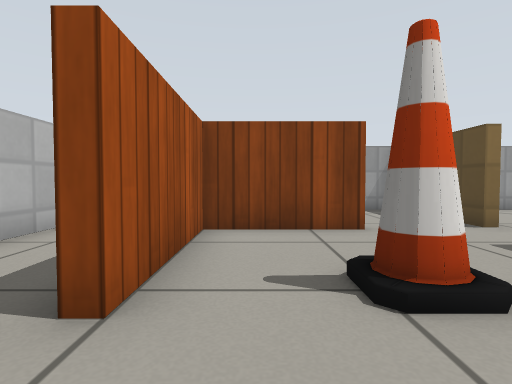
View 1 (above)

23 first-person views from a walk through a world built for the Gazebo simulator. The camera is 0.45 m above the floor, tilts 2° down and sees 80° across. The floor is counted in squares, 0.5 m on a side. Each view is taken from the middle of a square. On the plan, view 1 faces up. The plan holds only what a view shows up to about 11 squares ahead; the rest is blank. Gazebo's built-in surfaces are drawn with simple patterns.

View 2
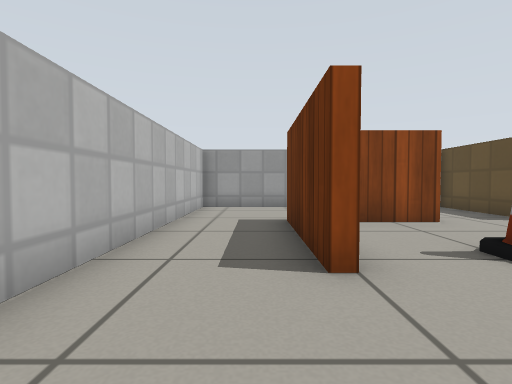

View 3
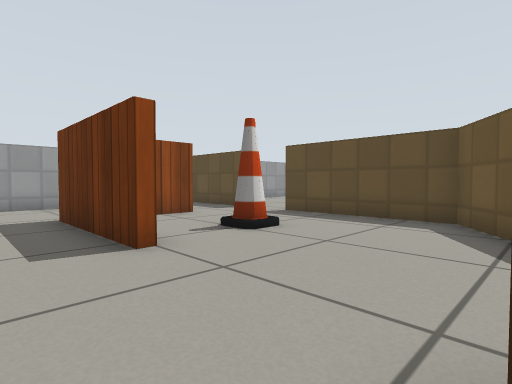

View 4
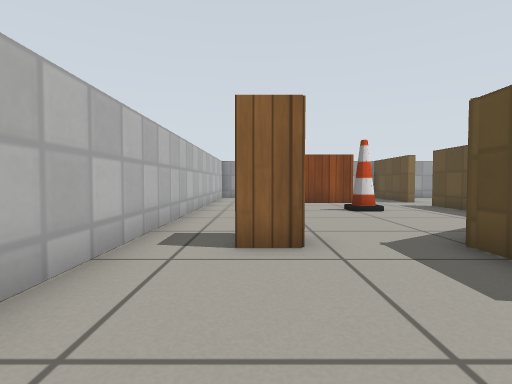

View 5
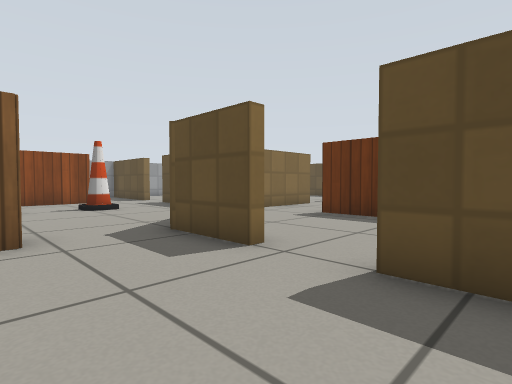

View 6
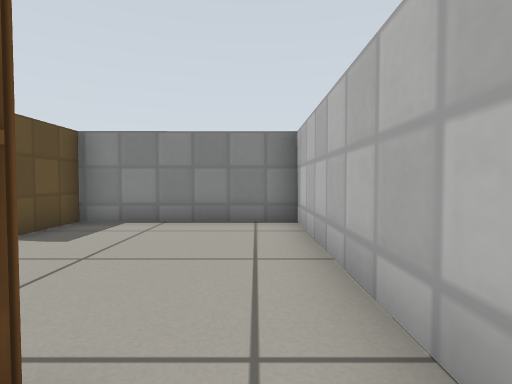

View 7
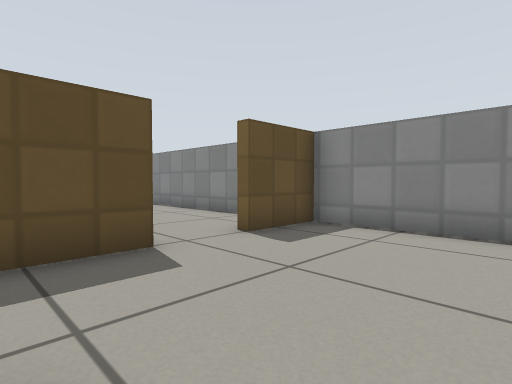

View 8
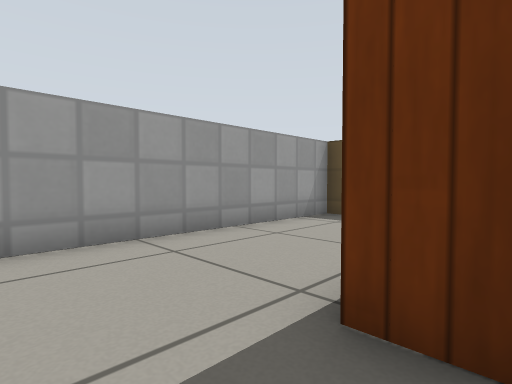

View 9
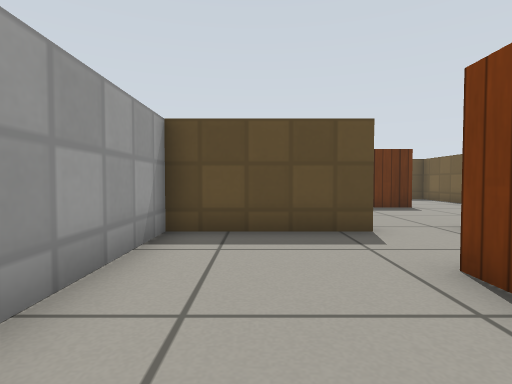

View 10
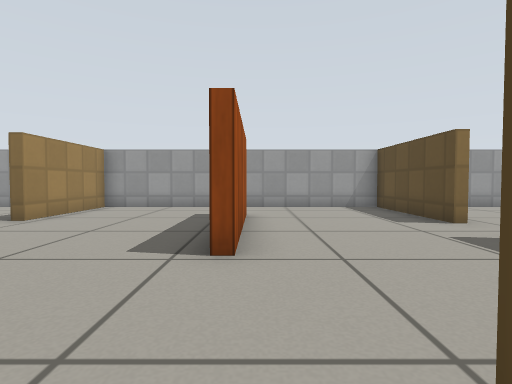

View 11
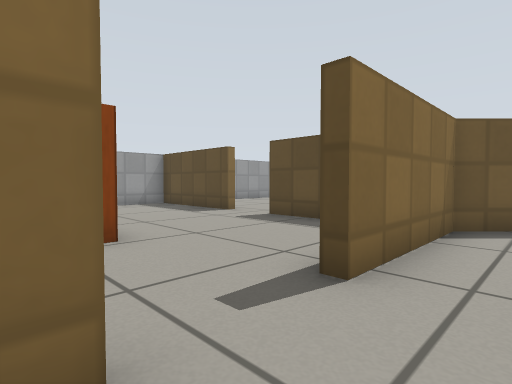

View 12
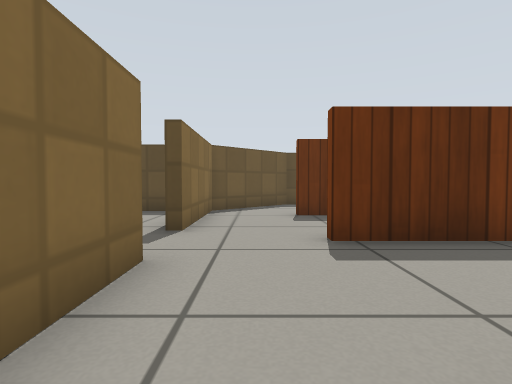

View 13
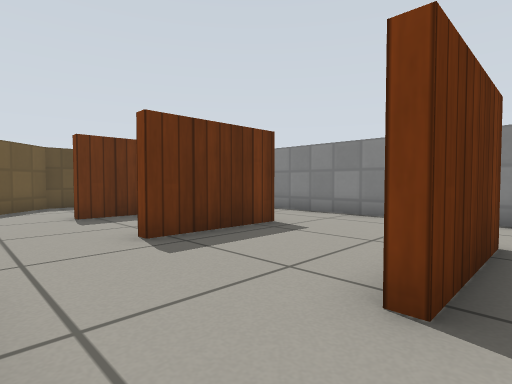

View 14
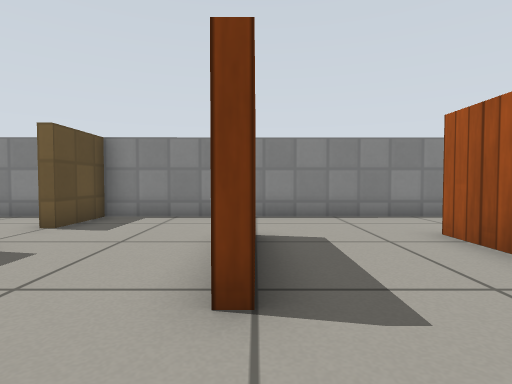

View 15
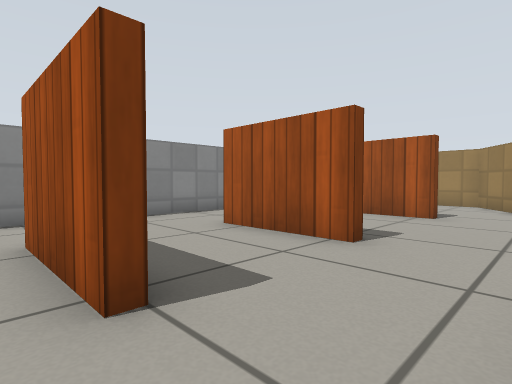

View 16
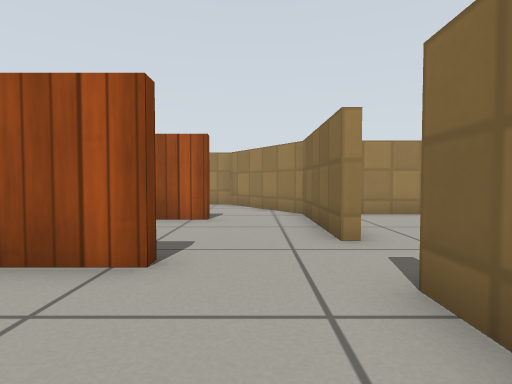

View 17
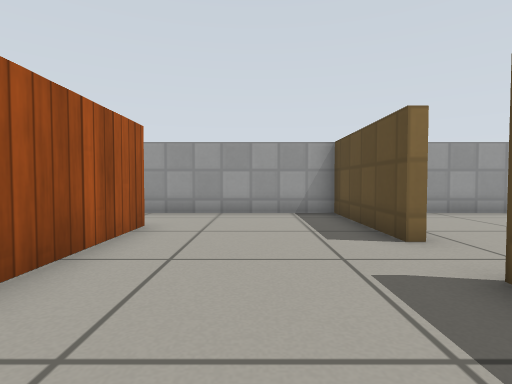

View 18
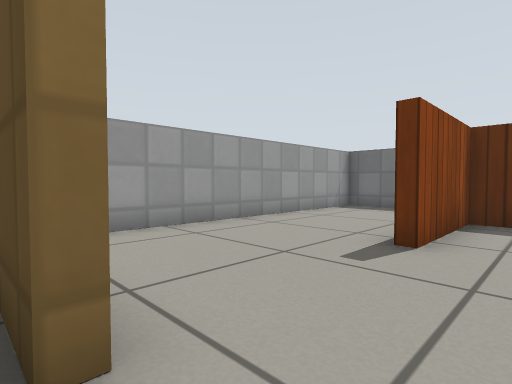

View 19
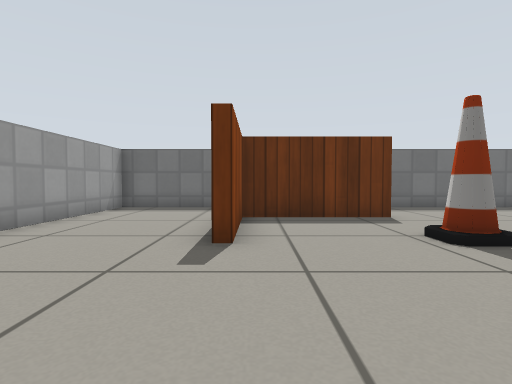

View 20
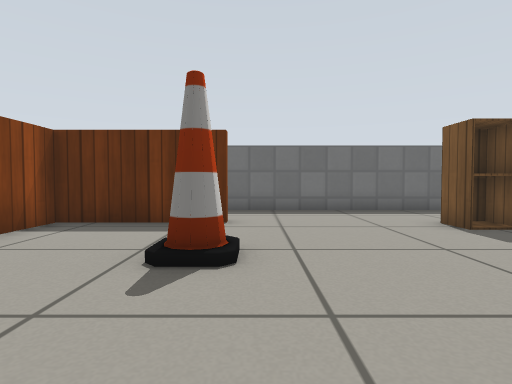

View 21
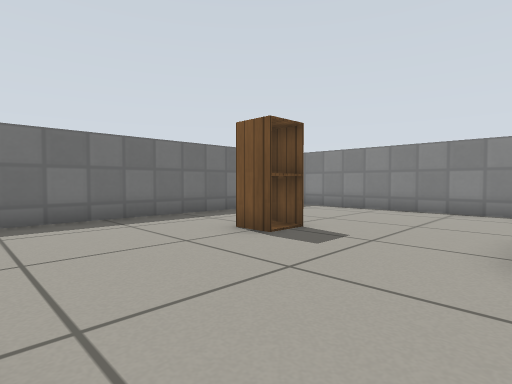

View 22
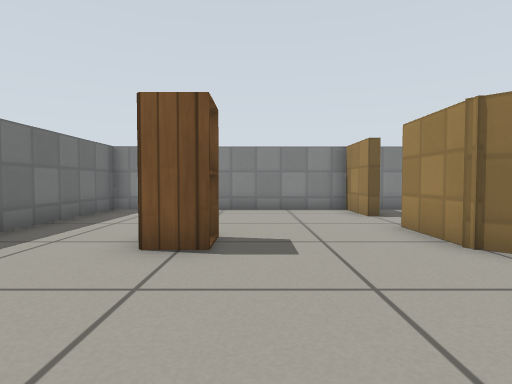

View 23
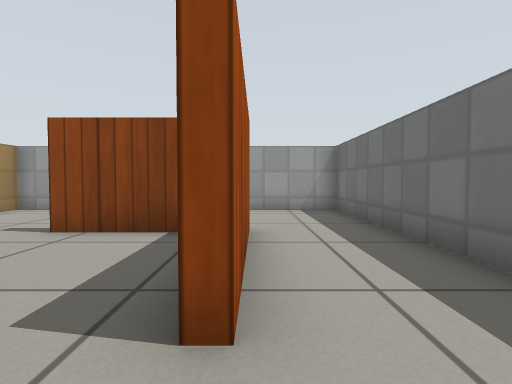

### Floor plan
Ten units are one square. View 1 is at (0, 0); x grows to the right and y downward. Boxes are objects, and circles mark ways between rooms. Rooms are numbered by the first view taken in them; rooms with no view inside come last. Other rooms are left out.
<svg viewBox="-44 -101 294 194">
<path fill="none" stroke="#000" d="M28 16 44 5 44 -41M21 -57 -10 -57 -10 -20 -13 -20 -13 -60M14 -60 21 -60M9 50 9 28M44 -59 44 -96 -39 -96 -39 88 9 88 9 66M96 63 96 31M99 31 99 63M59 31 59 50M56 63 56 31M130 49 130 30M85 7 46 7 12 30 12 39M133 30 133 61M34 88 168 87 168 68M168 40 168 32 144 7 105 7M146 -55 142 -55 142 -96 94 -96M99 -72 99 -36M142 -6 142 -38M219 -55 219 -16 216 -16 216 -55 184 -55 184 -58M168 27 171 31 171 50M168 68 171 68 171 87 245 87 245 -96 145 -96 145 -89M47 -25 47 -9M96 -26 96 -40M94 -96 47 -96 47 -59M105 7 105 2"/>
<rect x="-25" y="15" width="10" height="20" fill="#bbb"><title>cabinet</title></rect>
<rect x="5" y="-25" width="10" height="10" fill="#bbb"><title>cone</title></rect>
<rect x="185" y="-25" width="10" height="10" fill="#bbb"><title>cone</title></rect>
<rect x="205" y="25" width="10" height="20" fill="#bbb"><title>cabinet</title></rect>
<circle cx="10" cy="55" r="3" fill="#2a7"/>
<circle cx="40" cy="-50" r="3" fill="#2a7"/>
<circle cx="170" cy="55" r="3" fill="#2a7"/>
<circle cx="95" cy="0" r="3" fill="#2a7"/>
<circle cx="140" cy="-45" r="3" fill="#2a7"/>
<circle cx="90" cy="-15" r="3" fill="#2a7"/>
<circle cx="90" cy="-85" r="3" fill="#2a7"/>
<text x="0" y="-10">1</text>
<text x="90" y="50">2</text>
<text x="120" y="-50">3</text>
<text x="200" y="-10">4</text>
<text x="70" y="-50">5</text>
</svg>
Room 1 opens to room 2. Room 1 opens to room 5. Room 2 opens to room 4. Room 2 opens to room 5. Room 3 opens to room 4. Room 3 opens to room 5.

Where each view was taken, in squares from view 1:
view 1: 0 up, 0 right, facing up
view 2: 1 down, 2 left, facing up
view 3: 2 down, 3 left, facing up-right
view 4: 7 down, 2 left, facing up
view 5: 8 down, 2 left, facing up-right
view 6: 2 down, 3 left, facing down
view 7: 3 down, 3 left, facing down-right
view 8: 5 up, 3 left, facing up-right
view 9: 8 up, 1 left, facing right
view 10: 1 down, 10 right, facing up
view 11: 2 down, 8 right, facing up-right
view 12: 2 down, 5 right, facing right
view 13: 1 down, 5 right, facing down-right
view 14: 1 down, 13 right, facing down
view 15: 1 down, 14 right, facing down-left
view 16: 2 down, 13 right, facing left
view 17: 1 up, 12 right, facing up
view 18: 4 up, 14 right, facing up-right
view 19: 5 up, 14 right, facing right
view 20: 1 up, 15 right, facing right
view 21: 1 up, 17 right, facing down-right
view 22: 1 up, 20 right, facing down
view 23: 0 up, 22 right, facing up
